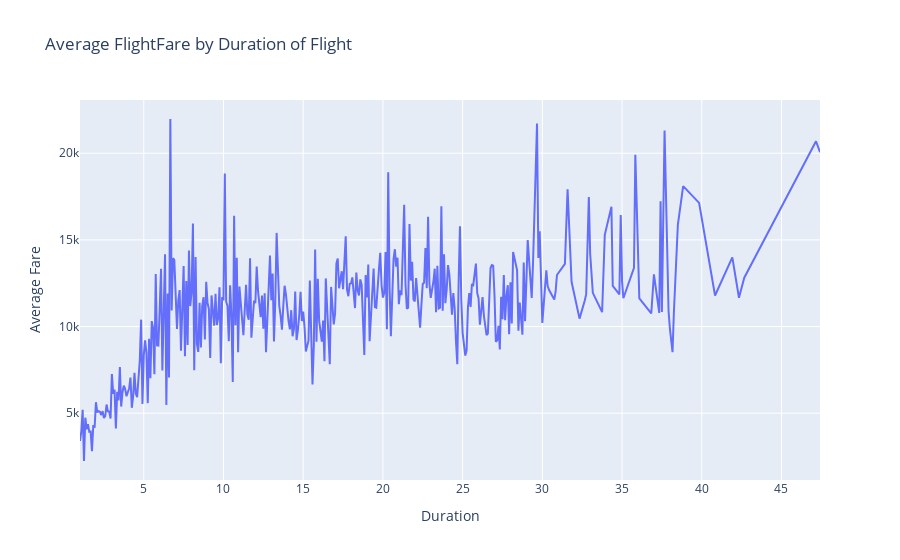

Notebook source saved alongside this figure:
### Code cell
px.line(Duration, x="Duration", y="Average Fare", title="Average FlightFare by Duration of Flight")

### Figure 1 — Plotly figure (JSON) as saved in the notebook; plotly's stock layout.template omitted (floating-point values rounded to 4 significant figures; data arrays with more than 128 entries replaced by an {"elided": "..."} marker saying what was removed)
{"data": [{"hovertemplate": "Duration=%{x}<br>Average Fare=%{y}<extra></extra>", "legendgroup": "", "line": {"color": "#636efa", "dash": "solid"}, "mode": "lines", "name": "", "orientation": "v", "showlegend": false, "type": "scatter", "x": {"elided": "367 float values"}, "xaxis": "x", "y": {"elided": "367 float values"}, "yaxis": "y"}], "layout": {"legend": {"tracegroupgap": 0}, "title": {"text": "Average FlightFare by Duration of Flight"}, "xaxis": {"anchor": "y", "domain": [0, 1], "title": {"text": "Duration"}}, "yaxis": {"anchor": "x", "domain": [0, 1], "title": {"text": "Average Fare"}}}}
